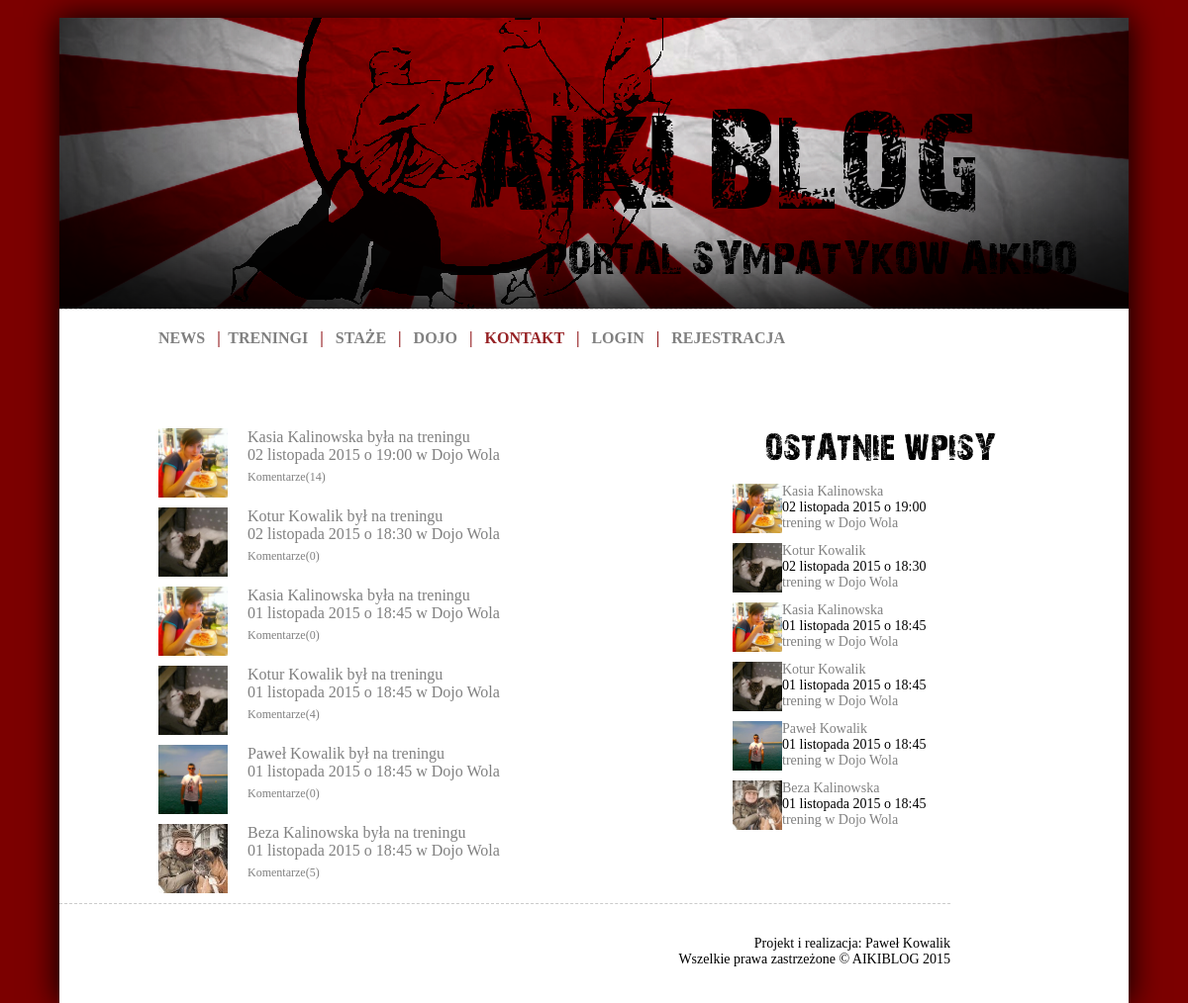
The page /trainings/ on the database as committed earlier.
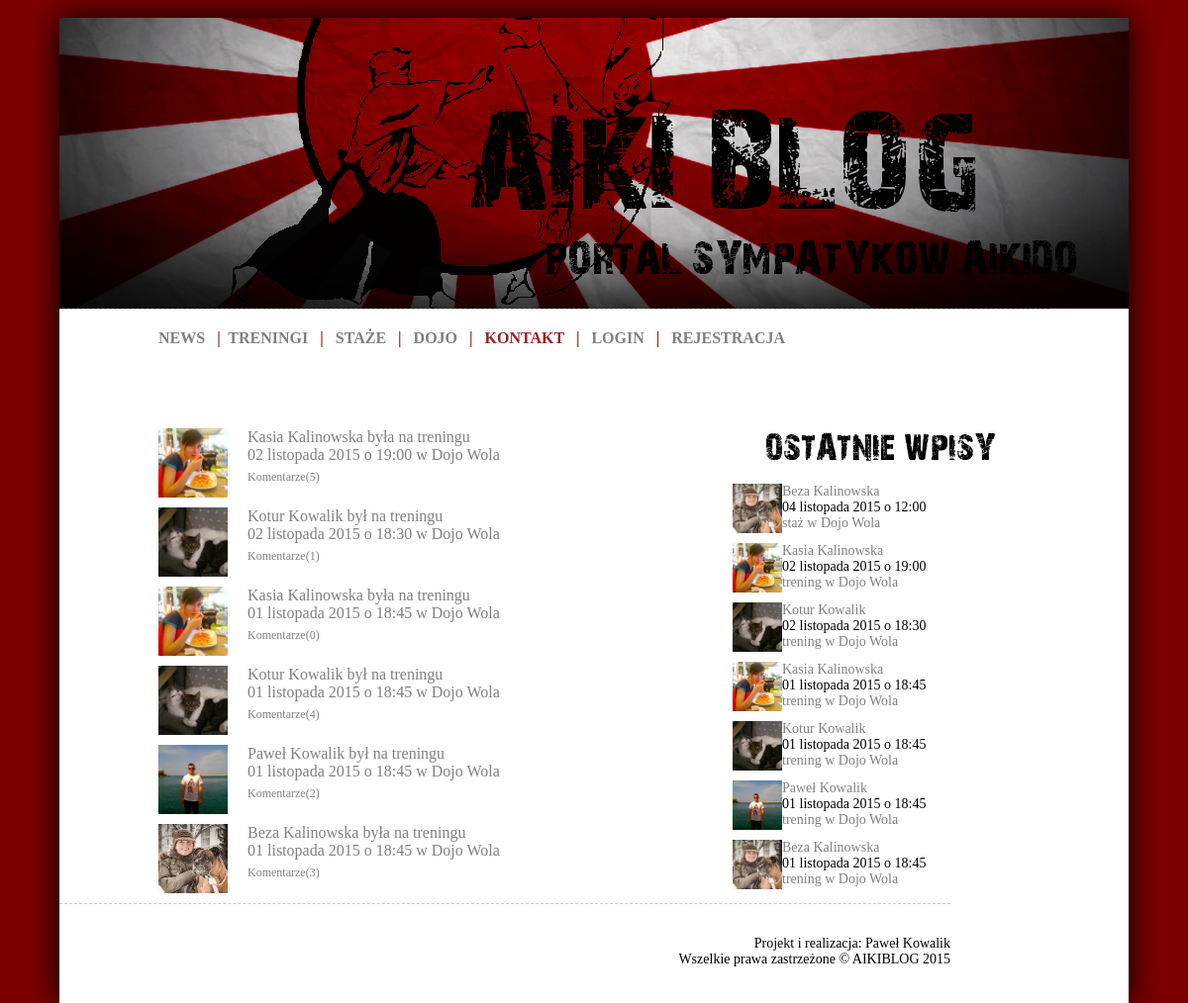
The same page on the database as committed later.
### aikiblog/models.py (models this page shows, shortened)
class Training(models.Model):
    TYPE = (
        ('T','trening'),
        ('S','staż'),
    )
    user = models.ForeignKey(User, verbose_name='Ćwiczący', null=True, blank=True)
    date = models.DateTimeField('Data i godzina treningu')
    place = models.ForeignKey(Dojo, verbose_name='Miejsce treningu')
    sensei = models.ForeignKey(Sensei, verbose_name='Sensei')
    slug = models.SlugField('Odnosnik', max_length=50, null=True, blank=True)
    techniques = models.ManyToManyField(TechTren, verbose_name='Techniki')
    type = models.CharField(max_length=1, choices=TYPE, verbose_name='Typ')
    notes = models.TextField(verbose_name="Notatki")
    class Meta:
        verbose_name = "Trening"
        verbose_name_plural = "Treningi"

class User(AbstractUser):
    SEX = (
        ('K','Kobieta'),
        ('M','Mężczyzna'),
    )
    avatar = models.ImageField(upload_to='static/avatars/%Y/%m/%d', null=True, blank=True)
    start_year = models.IntegerField(null=True, blank=True, verbose_name='Trenuje od')
    about_text = models.TextField(null=True, blank=True, verbose_name='O mnie')
    sex = models.CharField(max_length=1, choices=SEX, verbose_name='Płeć')

class Dojo(models.Model):
    name = models.CharField('Nazwa dojo', max_length=50)
    slug = models.SlugField('Odnosnik', max_length=50)
    start_year = models.IntegerField(verbose_name='Rok założenia')
    city = models.CharField('Miasto', max_length=50)
    adress = models.CharField('Adres', max_length=50)
    sensei = models.ForeignKey(Sensei, verbose_name='Sensei')
    image1 = models.ImageField(upload_to='static/dojo', verbose_name='Zdjęcie 1')
    image2 = models.ImageField(upload_to='static/dojo', null=True, blank=True, verbose_name='Zdjęcie 2')
    image3 = models.ImageField(upload_to='static/dojo', null=True, blank=True, verbose_name='Zdjęcie 3')
    story = models.TextField(null=True, blank=True, verbose_name='Historia')
    trainings = models.TextField(null=True, blank=True, verbose_name='Treningi')
    users = models.ManyToManyField(User, blank=True, verbose_name='Byli tutaj')
    class Meta:
        verbose_name = "Dojo"
        verbose_name_plural = "Dojo"
    def __unicode__(self):
        return self.name

### aikiblog/views.py (the view)
# urls.py: url(r'^trainings/?$', TrainingList.as_view(), name='training-list'),
class TrainingList(generic.ListView):
    model = Training
    paginate_by = 10
    context_object_name = 'training_list'
    queryset = Training.objects.filter(type="T").order_by('-date')
    def get_context_data(self, **kwargs):
        context = super(TrainingList, self).get_context_data(**kwargs)
        context['all_trainings'] = Training.objects.order_by('-date')[:7]
        return context

### aikiblog/templates/aikiblog/training_list.html (shortened to what this page needs)
﻿{% extends "base.html" %}
{% block content %}
{% for entry in training_list %}
    {% include "aikiblog/parts/training_list.html" %}
{% endfor  %}
{% endblock %}
{% block menuright %}
    {% include "aikiblog/parts/menuright.html" %}
{% endblock %}

### aikiblog/templates/aikiblog/parts/training_list.html (shortened to what this page needs)
    <div id="post">
    <div id="post_avatar"><a href="{% url "user-detail" entry.user.id %}"><img src="{{ STATIC_URL|cut:'static/' }}{{ entry.user.avatar }}" height=70 alt="" class="center" /></a></div>
        <div id="post_head"><a href="{% url "user-detail" entry.user.id %}">{{ entry.user.first_name }} {{ entry.user.last_name }}</a>
            {% ifequal entry.user.sex "M" %}
            był
            {% endifequal %}
            {% ifequal entry.user.sex "K" %}
            była
            {% endifequal %}
            na
            {% ifequal entry.type "T" %}
            treningu
            {% endifequal %}
            <br> <a href="{% url "training-detail" entry.slug %}"> {{ entry.date|date:"d E Y" }} o {{ entry.date|date:"H:i" }} w {{ entry.place }}</a>
        <div id="comments"><a href="{% url "training-detail" entry.slug %}#comments">Komentarze({{ entry.trainingcomment_set.all.count }})</a>
        </div></div>
        <div id="post_body">
        </div>
</div>

### aikiblog/templates/aikiblog/parts/menuright.html
<div id="menuright">
        <div id="menuright_logo">
        </div>
        <br>
        {% for entry in all_trainings %}
        <div id="menuright_post">
            <div id="menuright_avatar">
                <a href="{% url "user-detail" entry.user.id %}"><img src="{{ STATIC_URL|cut:'static/' }}{{ entry.user.avatar }}" height=50/></a>
            </div>
            <div id="menuright_head">
                <a href="{% url "user-detail" entry.user.id %}">{{ entry.user.first_name }} {{ entry.user.last_name }}</a><br>
                {{ entry.date|date:"d E Y" }} o {{ entry.date|date:"H:i" }}<br>
                <a href="{% url "training-detail" entry.slug %}">
                {% ifequal entry.type "T" %}
                trening
                {% endifequal %}
                {% ifequal entry.type "S" %}
                staż
                {% endifequal %}
                w {{ entry.place }}</a>
            </div>
        </div>
        {% endfor %}
        <br>
    </div>

Rows that differ between the two databases and show on the page:
computed for Training (number 1 of 7 on the later page): trainingcomment_set.all.count "14" → "5"
computed for Training (number 2 of 7 on the later page): trainingcomment_set.all.count "0" → "1"
computed for Training "Paweł": trainingcomment_set.all.count "0" → "2"
computed for Training (number 6 of 7 on the later page): trainingcomment_set.all.count "5" → "3"
added Training: user.avatar (picture), user.first_name "Beza", user.last_name "Kalinowska", date "04 listopada 2015", date "12:00", place "Dojo Wola"
